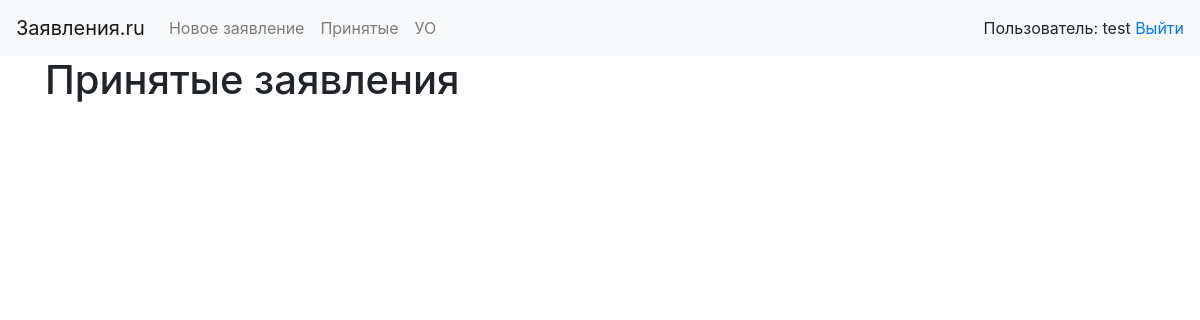
The app's page /accepted (signed in), older data.
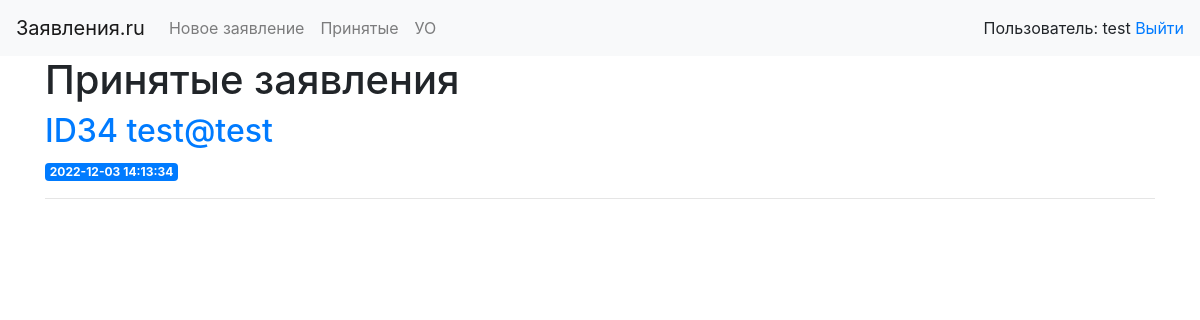
The same page, newer data.
### tables this page shows
CREATE TABLE posts (
    id INTEGER PRIMARY KEY AUTOINCREMENT,
    created TIMESTAMP NOT NULL DEFAULT CURRENT_TIMESTAMP,
    title TEXT NOT NULL,
    content TEXT NOT NULL
, status text 'В ожидании', date_begin text, date_end text, code text);

### web/app.py (the view)
@app.route('/accepted', methods=('GET', 'POST'))
@login_required
def accepted():
    conn = get_db_connection()
    posts = conn.execute('SELECT * FROM posts').fetchall()
    conn.close()
    return render_template('accepted.html', posts=posts)

### web/app.py (called while the page is built)
@manager.user_loader
def load_user(user_id):
    return User.query.get(int(user_id))

def get_db_connection():
    conn = sqlite3.connect('database.db')
    conn.row_factory = sqlite3.Row
    return conn

@app.after_request
def redirect_to_signin(response):
    if response.status_code == 401:
        return redirect(url_for('login') + '?next' + request.url)
    return response

### web/templates/accepted.html
{% extends 'base.html' %}
{% block content %}
    <h1>{% block title %} Принятые заявления{% endblock %}</h1>
    {% for post in posts %}
        {% if (current_user.name == 'admin' or current_user.email==post['title']) and post['status'] == 'Принято' %}
            <a href="{{ url_for('post', post_id=post['id']) }}">
                <h2>ID{{ post['id'] }} {{ post['title'] }}</h2>
            </a>
            <span class="badge badge-primary">{{ post['created'] }}</span>
            <hr>
        {% endif %}
    {% endfor %}
{% endblock %}

Row changes from the older to the newer data that the page shows:
added posts: id "34", title "test@test", created "2022-12-03 14:13:34"
